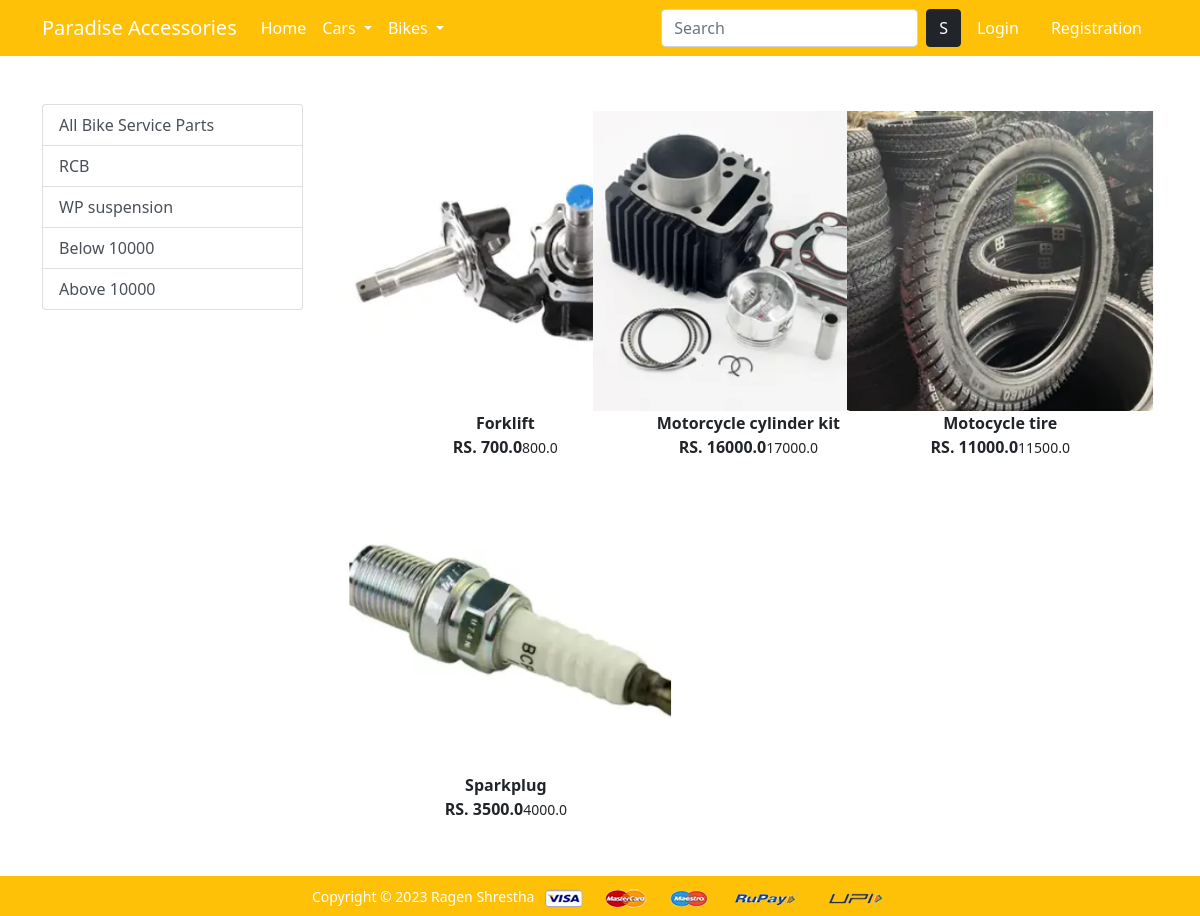
The app's page /bikes_serviceparts/ with its own data.
### app/models.py (models this page shows, shortened)
class Product(models.Model):
    title = models.CharField(max_length=100)
    selling_price = models.FloatField()
    discounted_price = models.FloatField()
    description = models.TextField()
    brand = models.CharField(max_length=100)
    category = models.CharField(choices=CATEGORY_CHOICES, max_length=2)
    product_image = models.ImageField(upload_to='productimg')

### app/views.py (the view)
# urls.py: path('bikes_serviceparts/', views.bikes_serviceparts, name='bikes_serviceparts'),
def bikes_serviceparts(request , data=None):
    if data==None:
        bikes_serviceparts = Product.objects.filter(category='BS')
    elif data =='RCB' or data=='WP':
        bikes_serviceparts=Product.objects.filter(category='BS').filter(brand=data)
    elif data== 'below':
        bikes_serviceparts=Product.objects.filter(category='BS').filter(discounted_price__lt=10000)
    elif data== 'above':
        bikes_serviceparts=Product.objects.filter(category='BS').filter(discounted_price__gt=10000)
    return render(request, 'app/bikes_serviceparts.html', {'bikes_serviceparts':bikes_serviceparts})

### app/templates/app/bikes_serviceparts.html (shortened to what this page needs)
{% extends 'app/base.html' %}
{% load static %}
{% block main-content %}
<div class="container my-5">
 <div class="row">
  <div class="col-sm-3">
      <div class="list-group">
        <a href="{% url 'bikes_serviceparts' %}" class="list-group-item list-group-item-action" aria-current="true">All Bike Service Parts</a>
        <a href="{% url 'bikes_servicepartsdata' 'RCB' %}" class="list-group-item list-group-item-action" aria-current="true">RCB</a>
        <a href="{% url 'bikes_servicepartsdata' 'WP' %}" class="list-group-item list-group-item-action" aria-current="true">WP suspension</a>
        <a href="{% url 'bikes_servicepartsdata' 'below' %}" class="list-group-item list-group-item-action" aria-current="true">Below 10000</a>
        <a href="{% url 'bikes_servicepartsdata' 'above' %}" class="list-group-item list-group-item-action" aria-current="true">Above 10000</a>
      </div>
    </div>
    <div class="col-sm-8">
        <div class="row">
            {% for product in bikes_serviceparts %}
            <div class="col-sm-4" text-center mb-4>
          <a href="{% url 'product-detail' product.id %}" class="btn">
              <div class="item">
                  <img src="{{product.product_image.url}}" alt="" height="300" class="">
                  <div class="fw-bold">{{product.title}}</div>
                  <div class="fw-bold">RS. {{product.discounted_price}}<small class="fw-light text-decoration-line-throgh">{{product.selling_price}}</small></div>
                </div>
            </a>
        </div>
      {% endfor %}
    </div>
  </div>
 </div>
</div>
{% endblock main-content %}

### records on screen
Product: product_image (picture), title "Forklift", discounted_price "700.0", selling_price "800.0"
Product: product_image (picture), title "Motorcycle cylinder kit", discounted_price "16000.0", selling_price "17000.0"
Product: product_image (picture), title "Motocycle tire", discounted_price "11000.0", selling_price "11500.0"
Product: product_image (picture), title "Sparkplug", discounted_price "3500.0", selling_price "4000.0"
